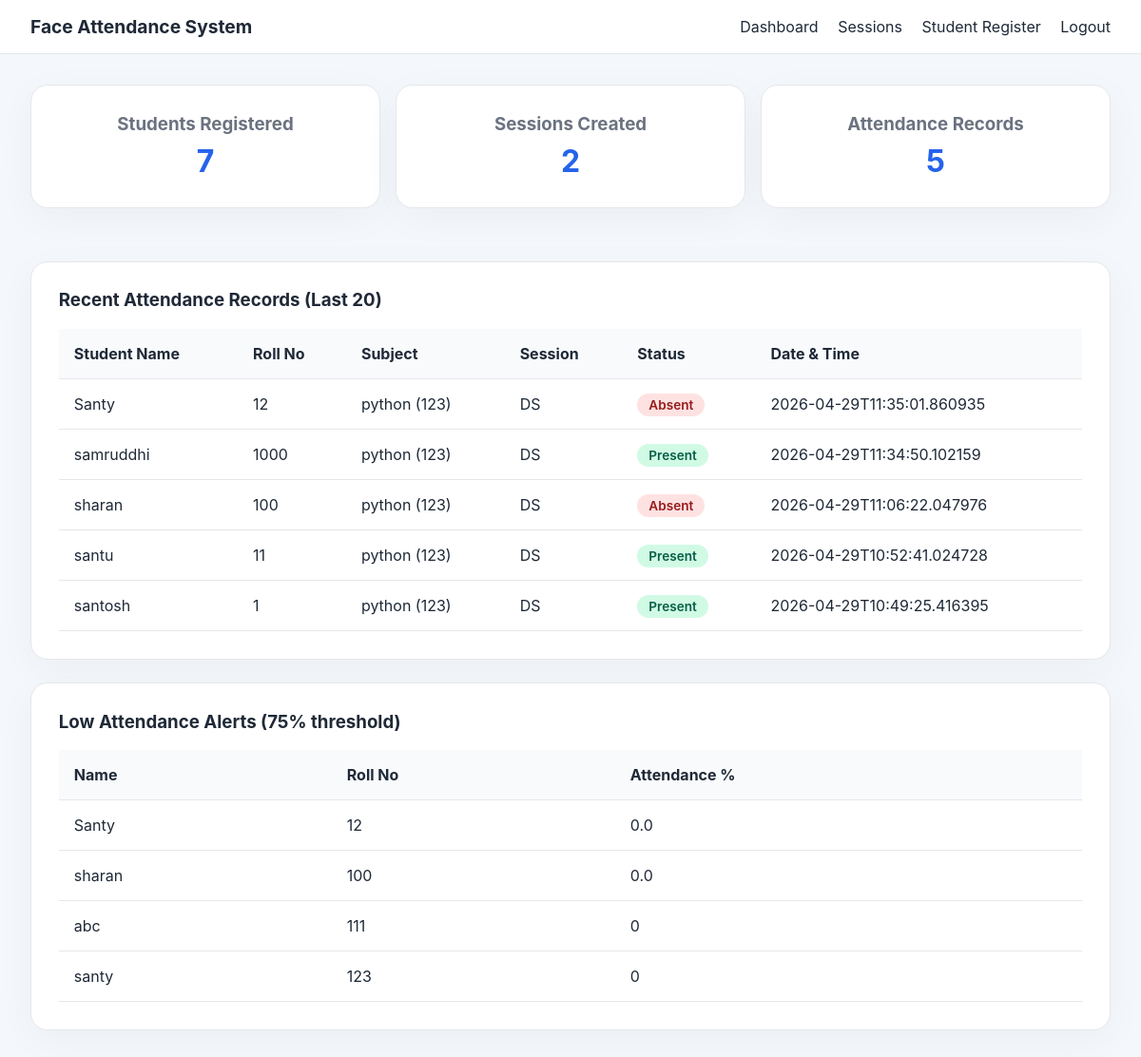
Screenshot of /admin/dashboard (signed in) with the database file from the repository.
### tables this page shows
CREATE TABLE attendance(
        id INTEGER PRIMARY KEY,
        student_id INTEGER,
        session_id INTEGER,
        status TEXT,
        timestamp TEXT,
        note TEXT,
        FOREIGN KEY(student_id) REFERENCES students(id),
        FOREIGN KEY(session_id) REFERENCES sessions(id)
    );

CREATE TABLE students(
        id INTEGER PRIMARY KEY,
        name TEXT,
        roll_no TEXT,
        branch TEXT,
        semester TEXT,
        photo_count INTEGER DEFAULT 0
    , password TEXT);

CREATE TABLE subjects(
        id INTEGER PRIMARY KEY,
        name TEXT,
        code TEXT
    );

### app.py (the view)
@app.route('/admin/dashboard')
def admin_dashboard():
    if not session.get('admin_user'):
        return redirect(url_for('login'))
    student_count = query_db('SELECT COUNT(*) as count FROM students', one=True)['count']
    session_count = query_db('SELECT COUNT(*) as count FROM sessions', one=True)['count']
    attendance_count = query_db('SELECT COUNT(*) as count FROM attendance', one=True)['count']
    attendance_records = query_db('''
        SELECT a.id, a.status, a.timestamp, a.note,
               s.name as student_name, s.roll_no,
               ses.title as session_title, ses.date as session_date, ses.time as session_time,
               sub.name as subject_name, sub.code as subject_code
        FROM attendance a
        LEFT JOIN students s ON a.student_id = s.id
        LEFT JOIN sessions ses ON a.session_id = ses.id
        LEFT JOIN subjects sub ON ses.subject_id = sub.id
        ORDER BY a.timestamp DESC
        LIMIT 20
    ''')
    low_alerts = []
    threshold = 75
    students = query_db('SELECT * FROM students')
    for student in students:
        total = query_db('SELECT COUNT(*) as count FROM attendance WHERE student_id=?', (student['id'],), one=True)['count']
        present = query_db('SELECT COUNT(*) as count FROM attendance WHERE student_id=? AND status=?', (student['id'], 'Present'), one=True)['count']
        percentage = (present / total * 100) if total > 0 else 0
        if percentage < threshold:
            low_alerts.append({'name': student['name'], 'roll_no': student['roll_no'], 'percentage': round(percentage, 1)})
    return render_template('admin_dashboard.html',
                         students=student_count,
                         sessions=session_count,
                         attendance=attendance_count,
                         attendance_records=attendance_records,
                         low_alerts=low_alerts,
                         threshold=threshold)

### app.py (called while the page is built)
def get_db_connection():
    conn = sqlite3.connect(DATABASE_PATH)
    conn.row_factory = sqlite3.Row
    return conn

def query_db(query, args=(), one=False):
    conn = get_db_connection()
    cursor = conn.execute(query, args)
    rows = cursor.fetchall()
    conn.close()
    return rows[0] if one and rows else rows

### templates/admin_dashboard.html (shortened to what this page needs)
{% extends 'base.html' %}
{% block content %}
<div class="dashboard-grid">
    <div class="card info-card">
        <h3>Students Registered</h3>
        <p>{{ students }}</p>
    </div>
    <div class="card info-card">
        <h3>Sessions Created</h3>
        <p>{{ sessions }}</p>
    </div>
    <div class="card info-card">
        <h3>Attendance Records</h3>
        <p>{{ attendance }}</p>
    </div>
</div>
<div class="card">
    <h3>Recent Attendance Records (Last 20)</h3>
    {% if attendance_records %}
    <table>
        <thead>
            <tr>
                <th>Student Name</th>
                <th>Roll No</th>
                <th>Subject</th>
                <th>Session</th>
                <th>Status</th>
                <th>Date & Time</th>
            </tr>
        </thead>
        <tbody>
            {% for record in attendance_records %}
            <tr>
                <td>{{ record.student_name }}</td>
                <td>{{ record.roll_no }}</td>
                <td>{{ record.subject_name }} ({{ record.subject_code }})</td>
                <td>{{ record.session_title }}</td>
                <td>
                    <span class="status-badge {{ 'status-present' if record.status == 'Present' else 'status-absent' }}">
                        {{ record.status }}
                    </span>
                </td>
                <td>{{ record.timestamp }}</td>
            </tr>
            {% endfor %}
        </tbody>
    </table>
    {% else %}
    <p>No attendance records found.</p>
    {% endif %}
</div>
<div class="card">
    <h3>Low Attendance Alerts ({{ threshold }}% threshold)</h3>
    {% if low_alerts %}
    <table>
        <thead><tr><th>Name</th><th>Roll No</th><th>Attendance %</th></tr></thead>
        <tbody>
            {% for alert in low_alerts %}
            <tr><td>{{ alert.name }}</td><td>{{ alert.roll_no }}</td><td>{{ alert.percentage }}</td></tr>
            {% endfor %}
        </tbody>
    </table>
    {% else %}
    <p>No alerting students found.</p>
    {% endif %}
</div>
{% endblock %}

### templates/base.html (shortened to what this page needs)
<!DOCTYPE html>
<html lang="en">
<head>
    <link rel="stylesheet" href="/static/styles.css">
</head>
<body>
    <header class="topbar">
        <div class="brand">Face Attendance System</div>
        <nav>
            {% if session.admin_user %}
            <a href="{{ url_for('admin_dashboard') }}">Dashboard</a>
            <a href="{{ url_for('admin_sessions') }}">Sessions</a>
            <a href="{{ url_for('student_register') }}">Student Register</a>
            <a href="{{ url_for('logout') }}">Logout</a>
            {% else %}
            <a href="{{ url_for('login') }}">Admin Login</a>
            <a href="{{ url_for('student_login') }}">Student Login</a>
            <a href="{{ url_for('student_register') }}">Student Registration</a>
            {% endif %}
        </nav>
    </header>
    <main class="page-container">
        {% block content %}{% endblock %}
    </main>
</body>
</html>

### static/styles.css (style rules this page uses)
:root { --bg: #f4f7fb; --card: #ffffff; --text: #1f2937; --muted: #6b7280; --primary: #2563eb; --accent: #14b8a6; --danger: #ef4444; --border: #e5e7eb; }
* { box-sizing: border-box; }
body { margin: 0; font-family: Inter, system-ui, -apple-system, BlinkMacSystemFont, "Segoe UI", sans-serif; background: var(--bg); color: var(--text); }
.topbar { display: flex; align-items: center; justify-content: space-between; padding: 1rem 2rem; background: var(--card); border-bottom: 1px solid var(--border); }
.topbar .brand { font-weight: 700; font-size: 1.2rem; }
.topbar nav a { margin-left: 1rem; text-decoration: none; color: var(--text); }
.page-container { padding: 2rem; max-width: 1200px; margin: 0 auto; }
.card { background: var(--card); border: 1px solid var(--border); border-radius: 18px; padding: 1.8rem; margin-bottom: 1.5rem; box-shadow: 0 10px 40px rgba(15, 23, 42, 0.04); }
.login-card, .card h2, .card h3 { margin-top: 0; }
table { width: 100%; border-collapse: collapse; margin-top: 1rem; }
table th, table td { padding: 1rem; border-bottom: 1px solid var(--border); text-align: left; }
table th { background: #f8fafc; }

### templates/admin_dashboard.html (style rules this page uses)
.dashboard-grid { display: grid; grid-template-columns: repeat(auto-fit, minmax(200px, 1fr)); gap: 1rem; margin-bottom: 2rem; }
.info-card { text-align: center; }
.info-card h3 { margin: 0 0 0.5rem 0; color: var(--muted); }
.info-card p { font-size: 2rem; font-weight: 700; margin: 0; color: var(--primary); }
.status-badge { padding: 0.25rem 0.75rem; border-radius: 12px; font-size: 0.85rem; font-weight: 600; }
.status-present { background: #d1fae5; color: #065f46; }
.status-absent { background: #fee2e2; color: #991b1b; }

### rows the page displays
attendance: student_name "Santy", roll_no "12", subject_name "python", subject_code "123", session_title "DS", status "Absent", timestamp "2026-04-29T11:35:01.860935"
attendance: student_name "samruddhi", roll_no "1000", subject_name "python", subject_code "123", session_title "DS", status "Present", timestamp "2026-04-29T11:34:50.102159"
attendance: student_name "sharan", roll_no "100", subject_name "python", subject_code "123", session_title "DS", status "Absent", timestamp "2026-04-29T11:06:22.047976"
attendance: student_name "santu", roll_no "11", subject_name "python", subject_code "123", session_title "DS", status "Present", timestamp "2026-04-29T10:52:41.024728"
attendance: student_name "santosh", roll_no "1", subject_name "python", subject_code "123", session_title "DS", status "Present", timestamp "2026-04-29T10:49:25.416395"
students: name "Santy", roll_no "12", percentage "0.0"
students: name "sharan", roll_no "100", percentage "0.0"
students: name "abc", roll_no "111", percentage "0"
students: name "santy", roll_no "123", percentage "0"

### other values shown
{{ students }} "7"
{{ sessions }} "2"
{{ attendance }} "5"
{{ threshold }} "75"
